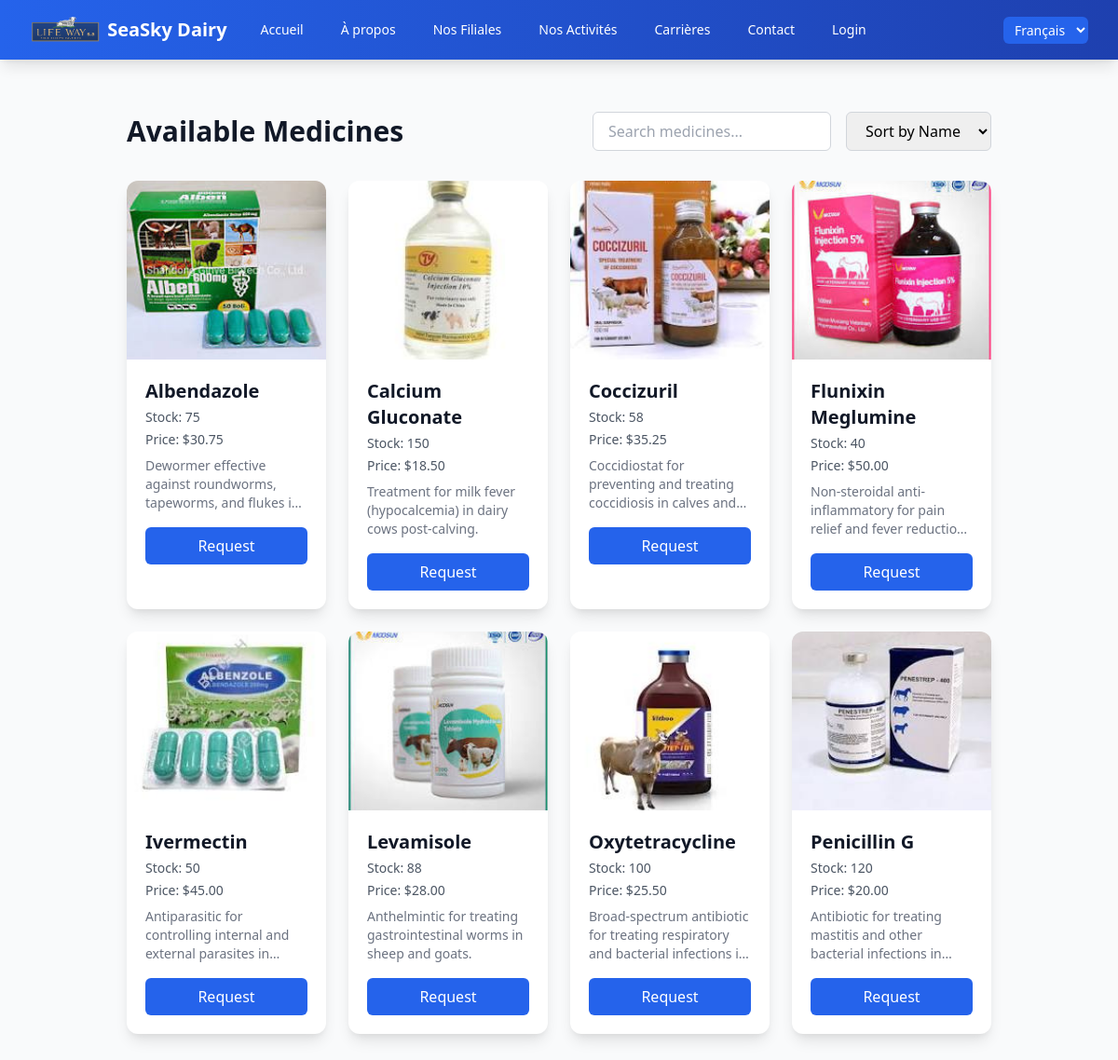
/medicine/, run on the app's committed database.
### supply/models.py (models this page shows, shortened)
class Medicine(models.Model):
    name = models.CharField(max_length=100, unique=True)
    stock_quantity = models.PositiveIntegerField(default=0)
    image_url = models.ImageField(upload_to='medicines/', blank=True, null=True)
    description = models.TextField(blank=True, null=True)
    price = models.DecimalField(
        max_digits=10, decimal_places=2, validators=[MinValueValidator(0.01)],
        default=0.01
    )
    created_at = models.DateTimeField(auto_now_add=True)
    updated_at = models.DateTimeField(auto_now=True)
    class Meta:
        ordering = ['name']
        verbose_name = "Medicine"
        verbose_name_plural = "Medicines"

### supply/views.py (the view)
# urls.py: path('medicine/', views.medicine_list, name='medicine_list'),
def medicine_list(request):
    medicines = Medicine.objects.filter(stock_quantity__gt=0)
    return render(request, 'list_medicines.html', {'medicines': medicines})

### supply/context_processors.py (called while the page is built, shortened)
def notifications(request):
    user = getattr(request, 'user', None)
    if user is None or not user.is_authenticated:
        return {}

### supply/templates/list_medicines.html (shortened to what this page needs)
{% extends 'base.html' %}
{% block content %}
{%load static%}
<div class="min-h-screen bg-gray-50 py-8 px-4">
    <div class="max-w-7xl mx-auto">
        <div class="flex flex-col sm:flex-row justify-between items-center mb-8">
            <h1 class="text-3xl font-bold text-gray-900">Available Medicines</h1>
            <div class="mt-4 sm:mt-0 flex space-x-4">
                <input type="text" id="search-input" placeholder="Search medicines..."
                       class="px-4 py-2 border border-gray-300 rounded-md focus:ring-blue-500 focus:border-blue-500 w-full sm:w-64">
                <select id="sort-select" class="px-4 py-2 border border-gray-300 rounded-md focus:ring-blue-500 focus:border-blue-500">
                    <option value="name">Sort by Name</option>
                </select>
            </div>
        </div>
        <div id="medicine-grid" class="grid grid-cols-1 sm:grid-cols-2 md:grid-cols-3 lg:grid-cols-4 gap-6">
            {% for medicine in medicines %}
                <div class="bg-white rounded-xl shadow-lg overflow-hidden transform transition hover:scale-105 animate-fade-in relative"
                     data-name="{{ medicine.name|lower }}"
                     data-price="{{ medicine.price }}"
                     data-stock="{{ medicine.stock_quantity }}">
                    <img src="{% if medicine.image_url %}{{ medicine.image_url.url }}{% else %}{% static 'images/download.jpeg' %}{% endif %}"
                         alt="{{ medicine.name }}"
                         class="w-full h-48 object-cover">
                    <div class="p-5">
                        <h2 class="text-xl font-semibold text-gray-900">{{ medicine.name }}</h2>
                        <p class="text-sm text-gray-600 mt-1">Stock: {{ medicine.stock_quantity }}</p>
                        <p class="text-sm text-gray-600 mt-1">Price: ${{ medicine.price }}</p>
                        <p class="text-sm text-gray-500 mt-2 line-clamp-3" title="{{ medicine.description|default:'No description available' }}">
                            {{ medicine.description|default:"No description available" }}
                        </p>
                        <a href="{% url 'request_medicine' medicine.id %}"
                           class="mt-4 block w-full bg-blue-600 text-white py-2 rounded-md text-center hover:bg-blue-700 transition-colors focus:outline-none focus:ring-2 focus:ring-blue-500 focus:ring-offset-2"
                           aria-label="Request {{ medicine.name }}">
                            Request
                        </a>
                    </div>
                </div>
            {% endfor %}
        </div>
    </div>
</div>
{% endblock %}

### supply/templates/base.html (shortened to what this page needs)
<!DOCTYPE html>
<html lang="en">
<head>{% load static%}
    <script src="https://cdn.tailwindcss.com"></script>
</head>
<body class="bg-gray-50 font-sans">
    <nav class="bg-gradient-to-r from-blue-600 to-blue-800 shadow-lg sticky top-0 z-50">
        <div class="mx-auto max-w-7xl px-2 sm:px-6 lg:px-8">
            <div class="relative flex h-16 items-center justify-between">
                <div class="flex flex-1 items-center justify-center sm:items-stretch sm:justify-start">
                    <div class="flex shrink-0 items-center">
                        <a href="{% url 'landing_page' %}" class="flex items-center">
                            <img class="h-8 w-auto" src="{% static 'images/lifewaylogo.png'%}" alt="SeaSky Dairy">
                            <span class="ml-2 text-xl font-bold text-white" data-lang="fr">SeaSky Dairy</span>
                        </a>
                    </div>
                    <div class="hidden sm:ml-6 sm:block">
                        <div class="flex space-x-4">
                            <a href="{% url 'landing_page' %}" class="rounded-md px-3 py-2 text-sm font-medium text-white {% if request.resolver_match.url_name == 'landing_page' %}bg-blue-900{% else %}hover:bg-blue-700 hover:scale-105 transition-transform{% endif %}" aria-current="{% if request.resolver_match.url_name == 'landing_page' %}page{% endif %}" data-lang="fr">Accueil</a>
                            {% if user.is_authenticated %}
                                {% if user.role == 'ADMIN' %}
                                    <a href="{% url 'admin_dashboard' %}" class="rounded-md px-3 py-2 text-sm font-medium text-white {% if request.resolver_match.url_name == 'admin_dashboard' %}bg-blue-900{% else %}hover:bg-blue-700 hover:scale-105 transition-transform{% endif %}" aria-current="{% if request.resolver_match.url_name == 'admin_dashboard' %}page{% endif %}">Admin Dashboard</a>
                                    <a href="{% url 'cooperative_list' %}" class="rounded-md px-3 py-2 text-sm font-medium text-white {% if request.resolver_match.url_name == 'cooperative_list' %}bg-blue-900{% else %}hover:bg-blue-700 hover:scale-105 transition-transform{% endif %}" aria-current="{% if request.resolver_match.url_name == 'cooperative_list' %}page{% endif %}">Cooperatives</a>
                                    <a href="{% url 'member_list' %}" class="rounded-md px-3 py-2 text-sm font-medium text-white {% if request.resolver_match.url_name == 'member_list' %}bg-blue-900{% else %}hover:bg-blue-700 hover:scale-105 transition-transform{% endif %}" aria-current="{% if request.resolver_match.url_name == 'member_list' %}page{% endif %}">Members</a>
                                    <a href="{% url 'milk_supply_list' %}" class="rounded-md px-3 py-2 text-sm font-medium text-white {% if request.resolver_match.url_name == 'milk_supply_list' %}bg-blue-900{% else %}hover:bg-blue-700 hover:scale-105 transition-transform{% endif %}" aria-current="{% if request.resolver_match.url_name == 'milk_supply_list' %}page{% endif %}">Milk Supplies</a>
                                    <a href="{% url 'payment_list' %}" class="rounded-md px-3 py-2 text-sm font-medium text-white {% if request.resolver_match.url_name == 'payment_list' %}bg-blue-900{% else %}hover:bg-blue-700 hover:scale-105 transition-transform{% endif %}" aria-current="{% if request.resolver_match.url_name == 'payment_list' %}page{% endif %}">Payments</a>
                                    <a href="{% url 'medicine_request_list' %}" class="rounded-md px-3 py-2 text-sm font-medium text-white {% if request.resolver_match.url_name == 'medicine_request_list' %}bg-blue-900{% else %}hover:bg-blue-700 hover:scale-105 transition-transform{% endif %}" aria-current="{% if request.resolver_match.url_name == 'medicine_request_list' %}page{% endif %}">Medicine Requests</a>
                                {% elif user.role == 'MANAGER' %}
                                    <a href="{% url 'manager_dashboard' %}" class="rounded-md px-3 py-2 text-sm font-medium text-white {% if request.resolver_match.url_name == 'manager_dashboard' %}bg-blue-900{% else %}hover:bg-blue-700 hover:scale-105 transition-transform{% endif %}" aria-current="{% if request.resolver_match.url_name == 'manager_dashboard' %}page{% endif %}">Manager Dashboard</a>
                                    <a href="{% url 'member_list' %}" class="rounded-md px-3 py-2 text-sm font-medium text-white {% if request.resolver_match.url_name == 'member_list' %}bg-blue-900{% else %}hover:bg-blue-700 hover:scale-105 transition-transform{% endif %}" aria-current="{% if request.resolver_match.url_name == 'member_list' %}page{% endif %}">Members</a>
                                       <a href="{% url 'milk_supply_list' %}" class="rounded-md px-3 py-2 text-sm font-medium text-white {% if request.resolver_match.url_name == 'milk_supply_list' %}bg-blue-900{% else %}hover:bg-blue-700 hover:scale-105 transition-transform{% endif %}" aria-current="{% if request.resolver_match.url_name == 'milk_supply_list' %}page{% endif %}">Milk Supplies</a>
                                    <a href="{% url 'payment_list' %}" class="rounded-md px-3 py-2 text-sm font-medium text-white {% if request.resolver_match.url_name == 'payment_list' %}bg-blue-900{% else %}hover:bg-blue-700 hover:scale-105 transition-transform{% endif %}" aria-current="{% if request.resolver_match.url_name == 'payment_list' %}page{% endif %}">Payments</a>
                                    <a href="{% url 'medicine_request_list' %}" class="rounded-md px-3 py-2 text-sm font-medium text-white {% if request.resolver_match.url_name == 'medicine_request_list' %}bg-blue-900{% else %}hover:bg-blue-700 hover:scale-105 transition-transform{% endif %}" aria-current="{% if request.resolver_match.url_name == 'medicine_request_list' %}page{% endif %}">Medicine Requests</a>
                                {% elif user.role == 'MEMBER' %}
                                    <a href="{% url 'member_dashboard' %}" class="rounded-md px-3 py-2 text-sm font-medium text-white {% if request.resolver_match.url_name == 'member_dashboard' %}bg-blue-900{% else %}hover:bg-blue-700 hover:scale-105 transition-transform{% endif %}" aria-current="{% if request.resolver_match.url_name == 'member_dashboard' %}page{% endif %}">Member Dashboard</a>
                                    <a href="{% url 'medicine_list' %}" class="rounded-md px-3 py-2 text-sm font-medium text-white {% if request.resolver_match.url_name == 'medicine_list' %}bg-blue-900{% else %}hover:bg-blue-700 hover:scale-105 transition-transform{% endif %}" aria-current="{% if request.resolver_match.url_name == 'medicine_list' %}page{% endif %}">Request Medicine</a>
                                    <a href="{% url 'member_requests' %}" class="rounded-md px-3 py-2 text-sm font-medium text-white {% if request.resolver_match.url_name == 'member_requests' %}bg-blue-900{% else %}hover:bg-blue-700 hover:scale-105 transition-transform{% endif %}" aria-current="{% if request.resolver_match.url_name == 'member_requests' %}page{% endif %}">My Requests</a>
                                {% endif %}
                            {% else %}
                                <a href="{% url 'landing_page' %}#about" class="rounded-md px-3 py-2 text-sm font-medium text-white {% if request.resolver_match.url_name == 'landing_page' and '#about' in request.path %}bg-blue-900{% else %}hover:bg-blue-700 hover:scale-105 transition-transform{% endif %}" data-lang="fr">À propos</a>
                                <a href="{% url 'landing_page' %}#subsidiaries" class="rounded-md px-3 py-2 text-sm font-medium text-white hover:bg-blue-700 hover:scale-105 transition-transform" data-lang="fr">Nos Filiales</a>
                                <a href="{% url 'landing_page' %}#activities" class="rounded-md px-3 py-2 text-sm font-medium text-white hover:bg-blue-700 hover:scale-105 transition-transform" data-lang="fr">Nos Activités</a>
                                <a href="{% url 'landing_page' %}#careers" class="rounded-md px-3 py-2 text-sm font-medium text-white hover:bg-blue-700 hover:scale-105 transition-transform" data-lang="fr">Carrières</a>
                                <a href="{% url 'landing_page' %}#contact" class="rounded-md px-3 py-2 text-sm font-medium text-white hover:bg-blue-700 hover:scale-105 transition-transform" data-lang="fr">Contact</a>
                                <a href="{% url 'login' %}" class="rounded-md px-3 py-2 text-sm font-medium text-white {% if request.resolver_match.url_name == 'login' %}bg-blue-900{% else %}hover:bg-blue-700 hover:scale-105 transition-transform{% endif %}" aria-current="{% if request.resolver_match.url_name == 'login' %}page{% endif %}">Login</a>
                            {% endif %}
                        </div>
                    </div>
                </div>
                <div class="absolute inset-y-0 right-0 flex items-center pr-2 sm:static sm:inset-auto sm:ml-6 sm:pr-0">
                    <select id="language-toggle" class="rounded-md px-2 py-1 text-sm bg-blue-600 text-white border-none focus:ring-2 focus:ring-white hover:bg-blue-700">
                        <option value="fr">Français</option>
                    </select>
                </div>
            </div>
        </div>
    </nav>
    <div class="container mx-auto mt-6 px-4 sm:px-6 lg:px-8">
        {% block content %}
        {% endblock %}
    </div>
</body>
</html>

### supply/templates/list_medicines.html (style rules this page uses)
.animate-fade-in { animation: fade-in 0.5s ease-out; }
.line-clamp-3 { display: -webkit-box; -webkit-line-clamp: 3; -webkit-box-orient: vertical; overflow: hidden; }
.shadow-lg { box-shadow: 0 10px 15px -3px rgba(0, 0, 0, 0.1), 0 4px 6px -2px rgba(0, 0, 0, 0.05); }
.rounded-xl { border-radius: 0.75rem; }

### supply/templates/base.html (style rules this page uses)
.animate-fade-in { animation: fade-in 0.5s ease-in-out; }

### data on the page
Medicine: image_url (picture), name "Albendazole", stock_quantity "75", price "30.75", description "Dewormer effective against roundworms, tapeworms, and flukes…"
Medicine: image_url (picture), name "Calcium Gluconate", stock_quantity "150", price "18.50", description "Treatment for milk fever (hypocalcemia) in dairy cows post-calving."
Medicine: image_url (picture), name "Coccizuril", stock_quantity "58", price "35.25", description "Coccidiostat for preventing and treating coccidiosis in calves…"
Medicine: image_url (picture), name "Flunixin Meglumine", stock_quantity "40", price "50.00", description "Non-steroidal anti-inflammatory for pain relief and fever…"
Medicine: image_url (picture), name "Ivermectin", stock_quantity "50", price "45.00", description "Antiparasitic for controlling internal and external parasites…"
Medicine: image_url (picture), name "Levamisole", stock_quantity "88", price "28.00", description "Anthelmintic for treating gastrointestinal worms in sheep and goats."
Medicine: image_url (picture), name "Oxytetracycline", stock_quantity "100", price "25.50", description "Broad-spectrum antibiotic for treating respiratory and bacterial infections…"
Medicine: image_url (picture), name "Penicillin G", stock_quantity "120", price "20.00", description "Antibiotic for treating mastitis and other bacterial infections…"
